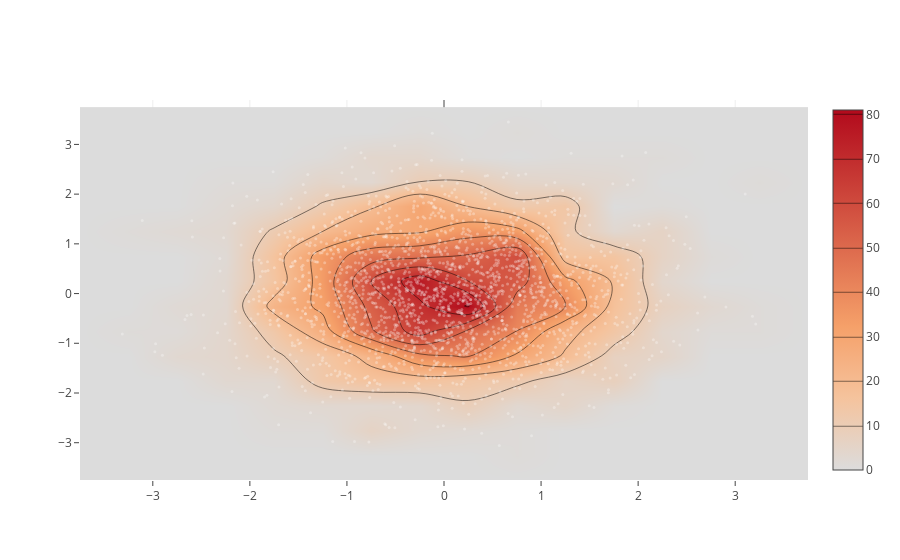

The code cell stored with this chart in its notebook:
### Code cell
import plotly.graph_objs as go

import numpy as np

x = np.random.randn(2000)
y = np.random.randn(2000)
iplot([go.Histogram2dContour(x=x, y=y, contours=dict(coloring='heatmap')),
       go.Scatter(x=x, y=y, mode='markers', marker=dict(color='white', size=3, opacity=0.3))], show_link=False)

### Figure 1 — Plotly figure (JSON) as saved in the notebook; plotly's stock layout.template omitted (floating-point values rounded to 4 significant figures; data arrays with more than 128 entries replaced by an {"elided": "..."} marker saying what was removed)
{"data": [{"contours": {"coloring": "heatmap"}, "type": "histogram2dcontour", "uid": "3354fe72-7d85-458b-87a9-dbed50a998ae", "x": {"elided": "2000 float values"}, "y": {"elided": "2000 float values"}}, {"marker": {"color": "white", "opacity": 0.3, "size": 3}, "mode": "markers", "type": "scatter", "uid": "d3146e92-ab00-4efc-9f49-74ff050edb89", "x": {"elided": "2000 float values"}, "y": {"elided": "2000 float values"}}], "layout": {}}
